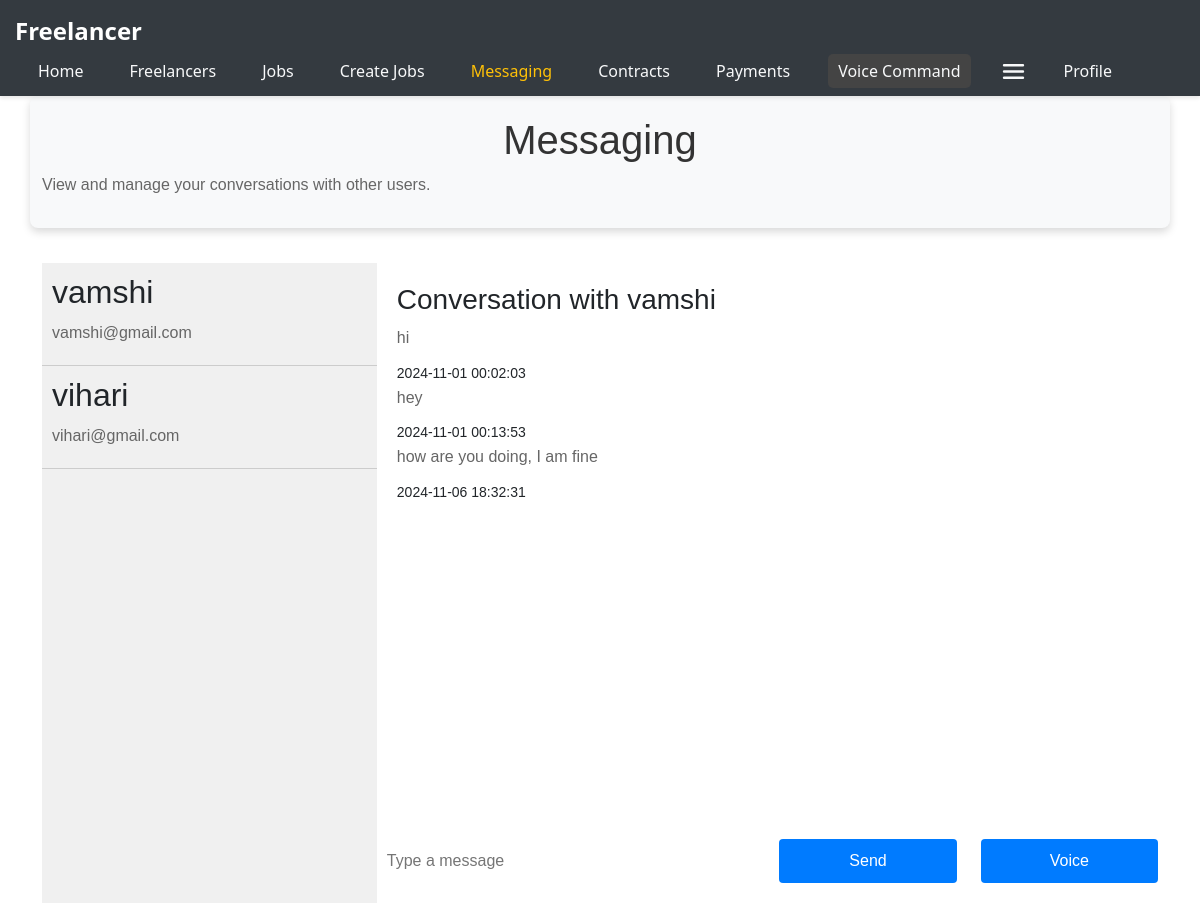
The app's page /messaging?recipient_id=1 (signed in) with its own data.
### app.py (models this page shows)
class User(db.Model):
    id = db.Column(db.Integer, primary_key=True)
    email = db.Column(db.String(120), unique=True, nullable=False)
    name = db.Column(db.String(100), nullable=False)
    password = db.Column(db.String(60), nullable=False)
    minimum_rate = db.Column(db.Float, nullable=True)
    skills = db.Column(db.String(500), nullable=True)
    jobs = db.relationship('Job', backref='author', lazy=True)
    rating = db.Column(db.Float, nullable=True, default=0.0)
    rating_count = db.Column(db.Integer, default=0)

class Message(db.Model):
    id = db.Column(db.Integer, primary_key=True)
    sender_id = db.Column(db.Integer, db.ForeignKey('user.id'), nullable=False)
    recipient_id = db.Column(db.Integer, db.ForeignKey('user.id'), nullable=False)
    content = db.Column(db.Text, nullable=False)
    timestamp = db.Column(db.DateTime, default=db.func.now())
    sender = db.relationship('User', foreign_keys=[sender_id], backref='sent_messages')
    recipient = db.relationship('User', foreign_keys=[recipient_id], backref='received_messages')

### app.py (the view)
@app.route('/messaging', methods=['GET'])
def messaging():
    if 'user_id' not in session:
        return redirect(url_for('login'))
    current_user_id = session['user_id']
    recipient_id = request.args.get('recipient_id', type=int)
    if recipient_id:
        messages = Message.query.filter(
            ((Message.sender_id == current_user_id) & (Message.recipient_id == recipient_id)) |
            ((Message.sender_id == recipient_id) & (Message.recipient_id == current_user_id))
        ).order_by(Message.timestamp).all()
        recipient = User.query.get(recipient_id)
    else:
        messages = []
        recipient = None
    contacts = db.session.query(User).join(Message, db.or_(
        Message.sender_id == User.id,
        Message.recipient_id == User.id
    )).filter(
        (Message.sender_id == current_user_id) | (Message.recipient_id == current_user_id),
        User.id != current_user_id
    ).distinct().all()
    return render_template('messaging.html', messages=messages, recipient=recipient, contacts=contacts, current_user_id=current_user_id)

### templates/messaging.html (shortened to what this page needs)
{% extends 'nav.html' %} {% block title %}Messages{% endblock %} {% block
content %}
<main class="container">
  <h1>Messaging</h1>
  <p>View and manage your conversations with other users.</p>
  <div id="contact-list">
    {% if contacts %} {% for contact in contacts %}
    <div class="contact" onclick="loadConversation('{{ contact.id }}')">
      <div>
        <h2>{{ contact.name }}</h2>
        <p>{{ contact.email }}</p>
      </div>
    </div>
    {% endfor %} {% else %}
    <p>No contacts found.</p>
    {% endif %}
  </div>
  {% if recipient %}
  <div id="message-interface">
    <div id="messages">
      <h3>Conversation with {{ recipient.name }}</h3>
      {% if messages %} {% for message in messages %}
      <div
        class="message {% if message.sender_id == current_user_id %}sent{% else %}received{% endif %}"
      >
        <p>{{ message.content }}</p>
        <small>{{ message.timestamp.strftime('%Y-%m-%d %H:%M:%S') }}</small>
      </div>
      {% endfor %} {% else %}
      <p>No messages yet. Start the conversation now!</p>
      {% endif %}
    </div>
    <div id="message-input" class="row">
      <div class="col-md-6">
        <input type="text" placeholder="Type a message" id="message-text" />
      </div>
      <div class="col-md-3"><button onclick="sendMessage()">Send</button></div>
      <div class="col-md-3">
        <button onclick="sendVoiceMessage()">Voice</button>
      </div>
    </div>
  </div>
  {% else %}
  <p>Select a contact to start a conversation.</p>
  {% endif %}
</main>
{% endblock %}

### static/styles.css (style rules this page uses)
body { font-family: "Helvetica Neue", Helvetica, Arial, sans-serif; background-color: #f8f9fa; color: #212529; margin: 0; padding: 0; }
.container, .createjobscontainer { max-width: 800px; margin: auto; padding: 20px; background-color: #ffffff; border-radius: 8px; box-shadow: 0 4px 8px rgba(0, 0, 0, 0.15); font-family: Arial, sans-serif; }
.container h1 { color: #333; text-align: center; }
.container p { color: #666; line-height: 1.6; margin-bottom: 10px; }
.container, .createjobscontainer form { background-color: #f8f9fa; padding: 20px; border-radius: 8px; margin-bottom: 20px; }
.container button { background-color: #007bff; color: white; border: none; padding: 10px 20px; border-radius: 4px; cursor: pointer; display: block; width: 100%; }
#contact-list { margin-top: 5%; float: left; width: 30%; background: #f0f0f0; height: 80vh; overflow-y: scroll; }
.contact { padding: 10px; border-bottom: 1px solid #ccc; }
#message-interface { margin-top: 5%; float: right; width: 70%; height: 80vh; }
#messages { height: 90%; overflow-y: scroll; background: #fff; padding: 20px; }
#message-text { flex-grow: 1; border: none; padding: 10px; width: 100%; }
button { padding: 5px 10px; background-color: #0056b3; color: white; border: none; cursor: pointer; }
input[type="text"] { margin-bottom: 10px; }

### records on screen
User: name "vamshi", email "vamshi@gmail.com"
User: name "vihari", email "vihari@gmail.com"
Message: content "hi", timestamp "2024-11-01 00:02:03"
Message: content "hey", timestamp "2024-11-01 00:13:53"
Message: content "how are you doing, I am fine", timestamp "2024-11-06 18:32:31"
